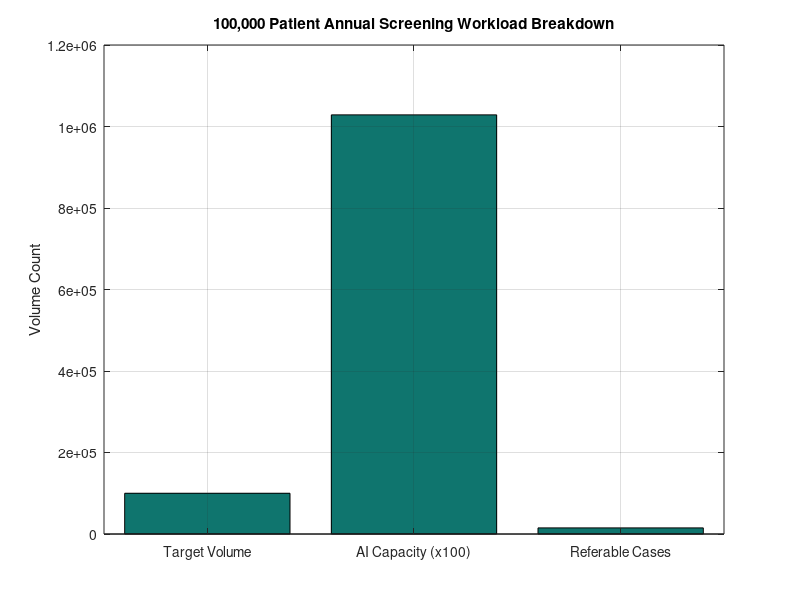

Recreate this plot in MATLAB.
%% NETRA AI — Phase 4: District Capacity & Throughput Simulation
% Models screening workflow for 100,000+ annual patients across primary health centers (PHCs).

clear; clc; close all;

%% 1. Simulation Parameters
annual_target = 100000;         % Target screening volume (patients/year)
num_phc_centers = 10;           % Primary Health Centers
operating_days = 250;           % Days/year
hours_per_day = 8;              % Hours/day
total_hours = operating_days * hours_per_day;

% Processing Latencies (seconds)
camera_acq_time = 120;          % Time to acquire fundus image (2 mins)
quality_gate_time = 0.2;        % Automated Quality Gate check time
ai_inference_time = 0.5;        % EfficientNetB0 classification time
doctor_review_time = 120;       % Ophthalmologist review time per referable case (2 mins)

referable_dr_rate = 0.15;       % 15% of images require doctor review (Grade 2+)

%% 2. Throughput & Capacity Calculations
total_operating_seconds = total_hours * 3600;
required_rate_per_sec = annual_target / total_operating_seconds;

% AI Pipeline Throughput
ai_capacity_per_center_annual = (total_operating_seconds / (quality_gate_time + ai_inference_time));
total_ai_annual_capacity = ai_capacity_per_center_annual * num_phc_centers;

% Human Reviewer Requirements
referable_cases_annual = annual_target * referable_dr_rate;
doctor_hours_required = (referable_cases_annual * doctor_review_time) / 3600;
doctors_needed = ceil(doctor_hours_required / total_hours);

%% 3. Output Results Display
fprintf('=== NETRA AI: District Capacity Simulation Results ===\n');
fprintf('Target Annual Screening Volume: %d patients/year\n', annual_target);
fprintf('Operating PHC Centers: %d\n', num_phc_centers);
fprintf('Total Annual Operational Hours: %d hrs\n\n', total_hours);

fprintf('--- Processing Pipeline Capacities ---\n');
fprintf('AI Pipeline Max Annual Capacity: %s images/year\n', num2str(total_ai_annual_capacity, '%e'));
fprintf('Expected Referable DR Cases (15%%): %d cases/year\n', referable_cases_annual);
fprintf('Ophthalmologist Hours Required: %.1f hrs/year\n', doctor_hours_required);
fprintf('Full-Time Ophthalmologists Needed: %d doctors\n\n', doctors_needed);

if total_ai_annual_capacity >= annual_target
    fprintf('[STATUS]: AI Processing Capacity PASSES 100k target.\n');
else
    fprintf('[STATUS]: AI Processing Bottleneck Detected.\n');
end

%% 4. Visual Analysis Chart
figure('Name', 'NETRA AI District Capacity Analysis');

bar_data = [annual_target, total_ai_annual_capacity / 100, referable_cases_annual];
bar_labels = {'Target Volume', 'AI Capacity (x100)', 'Referable Cases'};

bar(bar_data, 'FaceColor', [0.06, 0.46, 0.43]);
set(gca, 'XTickLabel', bar_labels);
ylabel('Volume Count');
title('100,000 Patient Annual Screening Workload Breakdown');
grid on;
